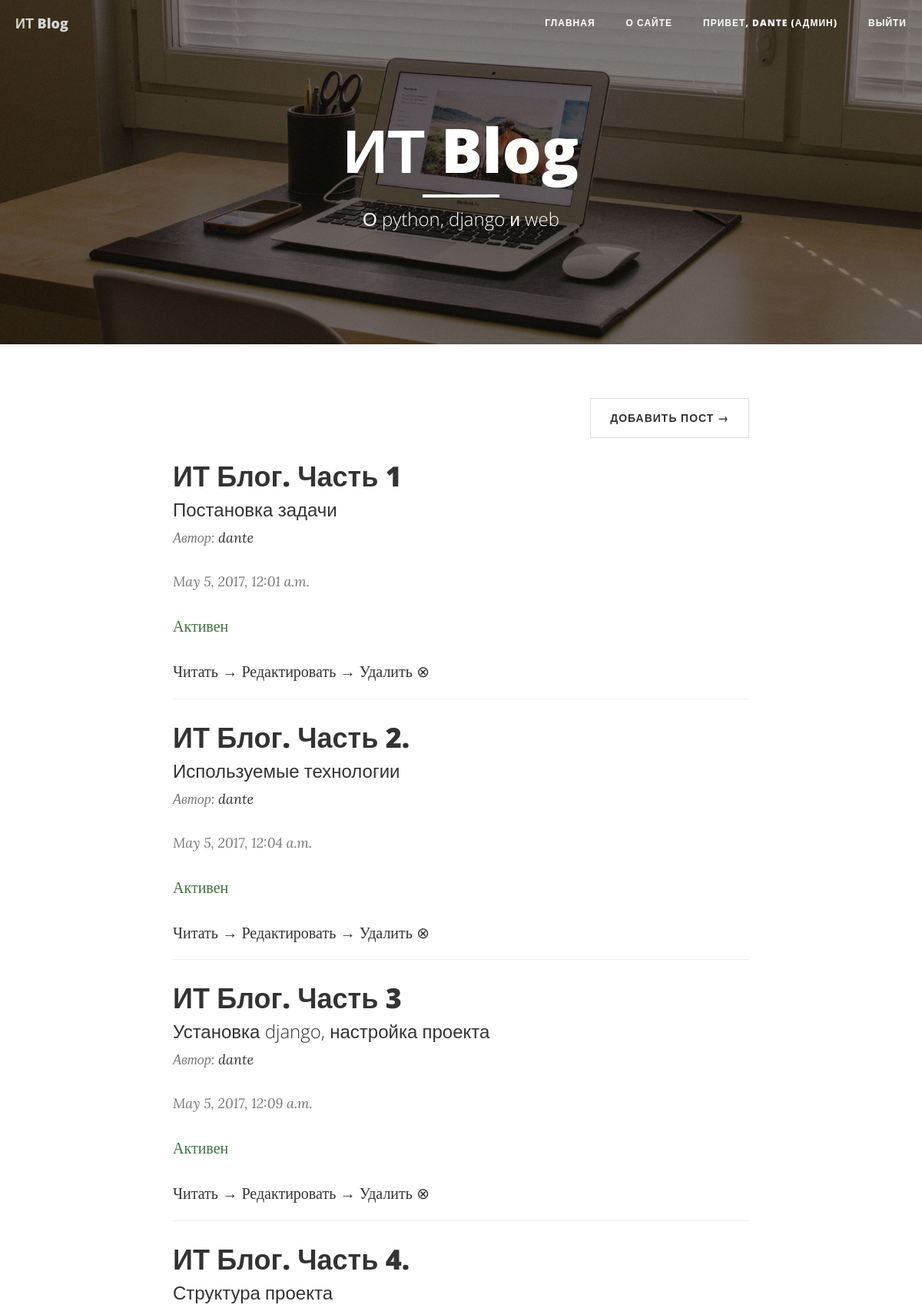
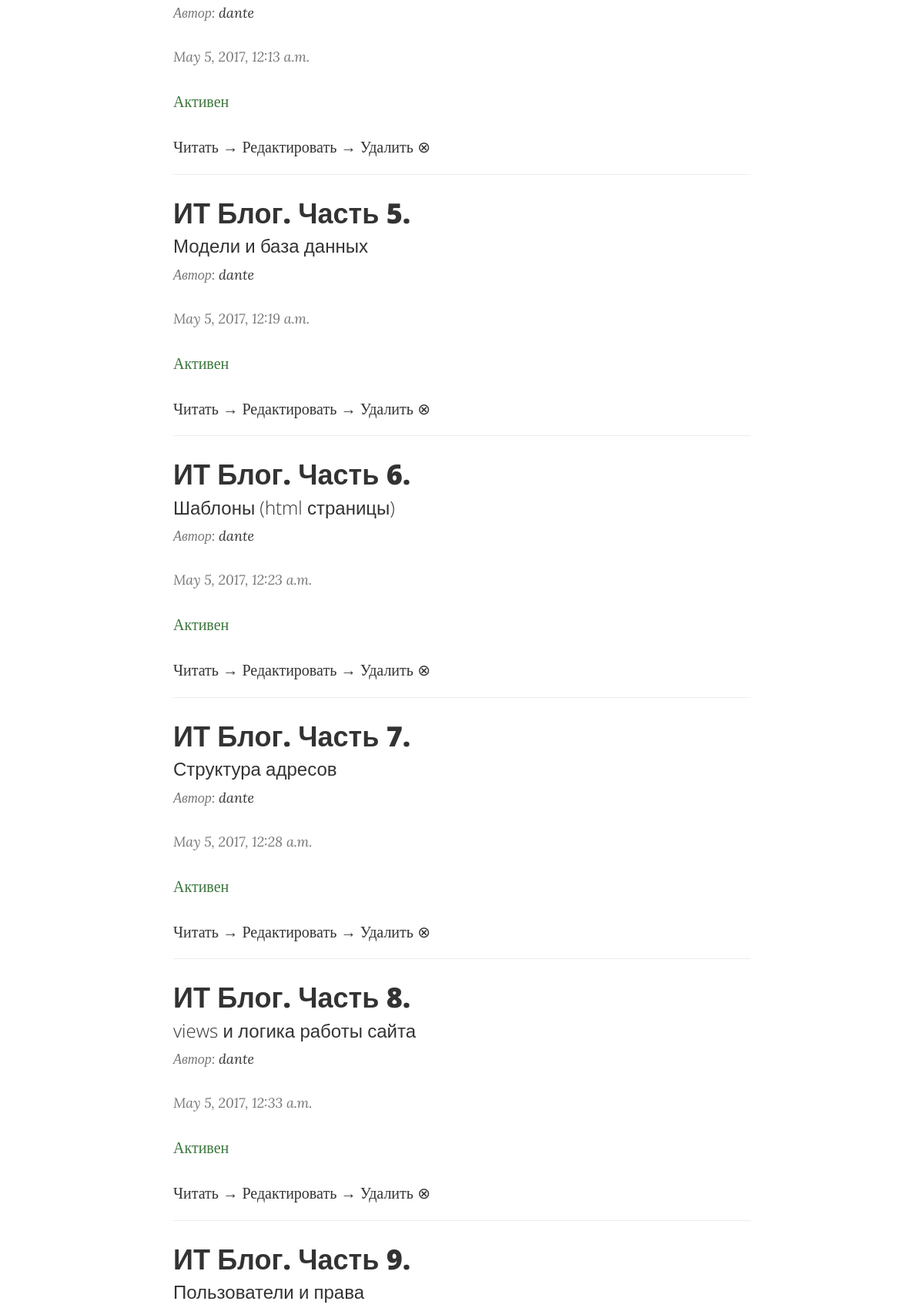
The app's page / (signed in, upper part) with its own data (2 pictures, top to bottom).
### main_app/models.py (models this page shows, shortened)
class Post(models.Model):
    title = models.CharField(max_length=64, unique=True)
    subtitle = models.CharField(max_length=128, blank=True)
    post_datetime = models.DateTimeField(auto_now=True)
    text = models.TextField()
    is_active = models.BooleanField(default=False)
    user = models.ForeignKey(User)

### main_app/views.py (the view)
# urls.py: url(r'^$', PostListView.as_view(), name='index'),
class PostListView(ListView):
    model = Post
    template_name = 'index.html'
    context_object_name = 'posts'
    def get_queryset(self):
        if self.request.user.is_superuser:
            return Post.objects.all()
        else:
            return Post.objects.filter(is_active=True)

### main_app/templates/index.html (shortened to what this page needs)
{% extends "main.html" %}
{% load staticfiles %}
{% block header %}
    <header class="intro-header" style="background-image: url('{% static "img/home-bg.jpg" %}')">
        <div class="container">
            <div class="row">
                <div class="col-lg-8 col-lg-offset-2 col-md-10 col-md-offset-1">
                    <div class="site-heading">
                        <h1>ИТ Blog</h1>
                        <hr class="small">
                        <span class="subheading">О python, django и web</span>
                    </div>
                </div>
            </div>
        </div>
    </header>
{% endblock %}
{% block content %}
    <div class="row">
        <div class="col-lg-8 col-lg-offset-2 col-md-10 col-md-offset-1">
            <ul class="pager">
                <li class="next">
                    <a href="{% url 'add_post' %}">Добавить пост &rarr;</a>
                </li>
            </ul>
            {% for post in posts %}
                <div class="post-preview">
                    <a href="{% url 'post' pk=post.pk %}">
                        <h2 class="post-title">
                            {{post.title}}
                        </h2>
                        <h3 class="post-subtitle">
                            {{post.subtitle}}
                        </h3>
                    </a>
                    <p class="post-meta">Автор: <a href="{% url 'by_author' author_id=post.user.id %}">{{post.user.username}}</a></p>
                    <p class="post-meta">{{post.post_datetime}}</p>
                    {% if user.is_superuser %}
                        {% if post.is_active %}
                            <p class="text-success">
                                Активен
                            </p>
                        {% else %}
                            <p class="text-danger">
                                На модерации
                            </p>
                        {% endif %}
                    {% endif %}
                </div>
                <a href="{% url 'post' pk=post.pk %}">Читать &rarr;</a>
                {% if post.user.username == user.username or user.is_superuser %}
                    <a href="{% url 'edit_post' pk=post.pk %}">Редактировать &rarr;</a>
                    <a href="{% url 'delete_post' pk=post.pk %}">Удалить &otimes;</a>
                {% endif %}
                <hr>
            {% endfor %}
        </div>
    </div>
{% endblock %}

### templates/main.html (shortened to what this page needs)
{% extends "base.html" %}
{% load staticfiles %}
{% block main %}
    <nav class="navbar navbar-default navbar-custom navbar-fixed-top">
        <div class="container-fluid">
            <div class="navbar-header page-scroll">
                <a class="navbar-brand" href="{% url 'index' %}">ИТ Blog</a>
            </div>
            <div class="collapse navbar-collapse" id="bs-example-navbar-collapse-1">
                <ul class="nav navbar-nav navbar-right">
                    <li>
                        <a href="{% url 'index' %}">главная</a>
                    </li>
                    <li>
                        <a href="{% url 'about' %}">о сайте</a>
                    </li>
                    {% if user.is_authenticated %}
                        {% if user.is_superuser %}
                            <li><a href="{% url 'by_author' author_id=user.id %}">привет,  {{user.username}} (АДМИН)</a></li>
                        {% else %}
                            <li><a href="{% url 'by_author' author_id=user.id %}">привет,  {{user.username}}</a></li>
                        {% endif %}
                        <li><a href="{% url 'logout' %}">Выйти</a></li>
                    {% else %}
                        <li><a href="{% url 'registration' %}"><span class="glyphicon glyphicon-user"></span>регистрация</a></li>
                        <li><a href="{% url 'login' %}"><span class="glyphicon glyphicon-log-in"></span>Войти</a></li>
                    {% endif %}
                </ul>
            </div>
        </div>
    </nav>
    {% block header %}
    {% endblock %}
    <div class="container">
        {% block content %}
        {% endblock %}
    </div>
{% endblock %}

### records on screen
Post: title "ИТ Блог. Часть 1", subtitle "Постановка задачи", user.username "dante", post_datetime "May 5, 2017, 12:01 a.m.", is_active "Активен", shows "Редактировать →"
Post: title "ИТ Блог. Часть 2.", subtitle "Используемые технологии", user.username "dante", post_datetime "May 5, 2017, 12:04 a.m.", is_active "Активен", shows "Редактировать →"
Post: title "ИТ Блог. Часть 3", subtitle "Установка django, настройка проекта", user.username "dante", post_datetime "May 5, 2017, 12:09 a.m.", is_active "Активен", shows "Редактировать →"
Post: title "ИТ Блог. Часть 4.", subtitle "Структура проекта", user.username "dante", post_datetime "May 5, 2017, 12:13 a.m.", is_active "Активен", shows "Редактировать →"
Post: title "ИТ Блог. Часть 5.", subtitle "Модели и база данных", user.username "dante", post_datetime "May 5, 2017, 12:19 a.m.", is_active "Активен", shows "Редактировать →"
Post: title "ИТ Блог. Часть 6.", subtitle "Шаблоны (html страницы)", user.username "dante", post_datetime "May 5, 2017, 12:23 a.m.", is_active "Активен", shows "Редактировать →"
Post: title "ИТ Блог. Часть 7.", subtitle "Структура адресов", user.username "dante", post_datetime "May 5, 2017, 12:28 a.m.", is_active "Активен", shows "Редактировать →"
Post: title "ИТ Блог. Часть 8.", subtitle "views и логика работы сайта", user.username "dante", post_datetime "May 5, 2017, 12:33 a.m.", is_active "Активен", shows "Редактировать →"
Post: title "ИТ Блог. Часть 9.", subtitle "Пользователи и права"

### other values on screen
{{ user.username }} "DANTE"
